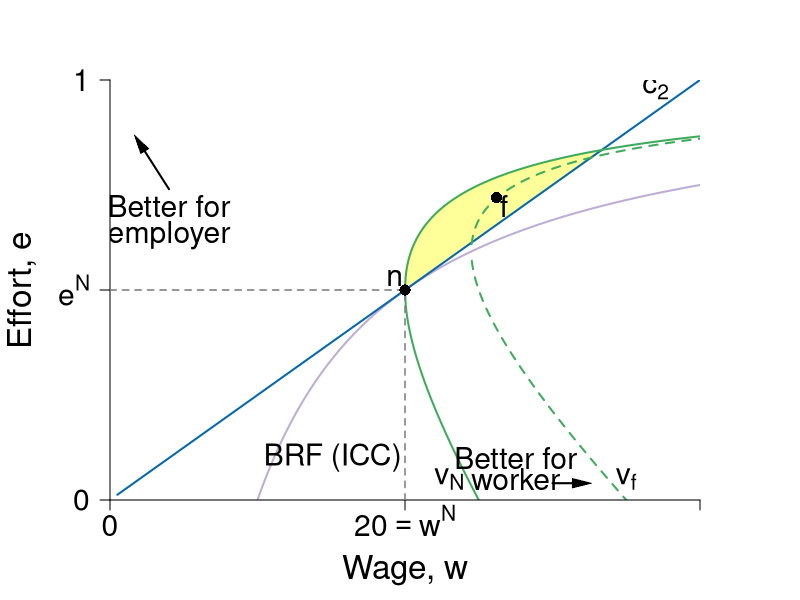

Here is the R script that generated this plot:
require(shape)
pdf(file = "capitalism/marginfigure_paretolens.pdf", width = 9, height = 7)

#Set parameters for graphics
axislabelsize <- 2
labelsize <- 1.8
namesize <- 1.8
annotatesize <- 1.5
graphlinewidth <- 2
segmentlinewidth <- 1.5


#The equation is below when v = 0. See Wolfram Alpha output. 
isov <- function(w, delta = 5) {
  (w - delta)/w
}

isovhigh1 <- function(w, delta = 5, v = 30){
  (sqrt(w^2 - 4 * delta * v) - w + 2*v)/( 2 * v )
}

isovlow1 <- function(w, delta = 5, v = 30){
  (-sqrt(w^2 - 4 * delta * v) - w + 2*v)/( 2 * v )
}

isovhigh2 <- function(w, delta = 5, v = 15){
  (sqrt(w^2 - 4 * delta * v) - w + 2*v)/( 2 * v )
}

isovlow2 <- function(w, delta = 5, v = 15){
  (-sqrt(w^2 - 4 * delta * v) - w + 2*v)/( 2 * v )
}

isovhigh3 <- function(w, delta = 5, v = 20){
  (sqrt(w^2 - 4 * delta * v) - w + 2*v)/( 2 * v )
}

isovlow3 <- function(w, delta = 5, v = 20){
  (-sqrt(w^2 - 4 * delta * v) - w + 2*v)/( 2 * v )
}

brfFn <- function(w, delta = 5) {
  1 - (2*delta) /w
}

isovhigh <- function(w, delta = 5, v = 20){
  (sqrt(w^2 - 4 * delta * v) - w + 2*v)/(2 * v )
}

#This is evaluated for p = 12; q = 12/(8*sqrt(12^2 - 4*delta1*v1)) - 1/8 for the slope
#At p = 12; q = (-sqrt(12^2 - 4*v1*delta1) - 12 + 2*v1)/(2*v1) = 0.799
tangencyLine <- function(w){
  (w*(0.05))
}

solowCondition2 <- function(w, delta = 5){
  (w*(1/(8*delta)))
}

solowCondition1 <- function(w, delta = 5, slope = 4){
  (w*(1/(slope*delta)))
}
PCFn <- function(delta, mu = 16) {
  delta/mu
}

COL <- c("#f7fcf5", "#e5f5e0", "#c7e9c0", "#a1d99b", "#74c476", "#41ab5d", "#238b45", "#005a32", "#ffff99")
#COL <- c("#7fc97f", "#beaed4", "#fdc086", "#ffff99", "#386cb0", "#f0027f", "#bf5b17", "#666666")
COLA <- c("#e0f3db", "#99d8c9","#66c2a4","#41ae76", "#238b45", "#005824")
COLB <- c("#c6dbef", "#4eb3d3", "#2b8cbe", "#0868ac","#084081")
COLC <- c("#fcfbfd", "#efedf5", "#dadaeb", "#bcbddc", "#9e9ac8", "#807dba", "#6a51a3", "#54278f", "#3f007d")
grays <- gray.colors(25, start = 1, end = 0)

grays <- gray.colors(25, start = 1, end = 0)
par(mar =  c(5, 5.5, 4, 5))
xlims <- c(0, 40)
ylims <- c(0, 1)

plot(0, 0, xlim = xlims, ylim = ylims, type = "n",
     xlab = expression(paste("Wage, ", w)),
     ylab = expression(paste("Effort, ", e)),
     xaxt = "n", 
     yaxt = "n", 
     cex.lab = axislabelsize, 
     line = 3.5,
     bty = "n", 
     xaxs="i", 
     yaxs="i")


npts <- 500 
npts2 <- 501
#Specify the sequences of points for graphing. 
xx0 <- seq(5, xlims[2], length.out = npts)
xx1 <- seq(10, xlims[2], length.out = npts)
xx2 <- seq(5, 15, length.out = npts)
xx3 <- seq(10, xlims[2], length.out = npts2)
xx4 <- seq(xlims[1], 10, length.out = npts2)
#For below, I solved sqrt(p^2 - 200) - p + 200/p = 0, getting p = 10*sqrt(2) = 14.14214
xx5 <- seq(18.43909, xlims[2], length.out = npts2)
xx6 <- seq(18.43909, 41, length.out = npts2)
xx7 <- seq(20, xlims[2], length.out = npts2)
xx8 <- seq(xlims[1], 25, length.out = npts2)
xx9 <- seq(xlims[1] + 0.5, xlims[2], length.out = npts2)
yy1 <- isovhigh(xx7, delta = 5, v = 20)
xx10 <- seq(xlims[1], 20, length.out = npts)


polygon(c(xx7, xx7[340]), c(yy1, yy1[340]), col = COL[9], density = NULL, border = NA)

#Draw the lines for the graphs
lines(xx1, brfFn(xx1), col = "#beaed4", lwd = graphlinewidth)
#lines(xx0, isov(xx0, delta = 5), col = COL[6], lwd = graphlinewidth)

lines(xx9, solowCondition2(xx9, delta = 5), col = COLB[4], lwd = graphlinewidth)
#lines(xx10, solowCondition1(xx10, delta = 5), col = COLB[4], lwd = graphlinewidth)
#lines(xx3, isovhigh1(xx3, v = 5, delta = 5), col = COL[4], lwd = graphlinewidth)
#lines(xx4, isovlow1(xx4, v = 5, delta = 5), col = COL[4], lwd = graphlinewidth)
#lines(xx5, isovhigh2(xx5, v = 17, delta = 5), col = COL[5], lwd = graphlinewidth)
#lines(xx6, isovlow2(xx6, v = 17, delta = 5), col = COL[5], lwd = graphlinewidth)
lines(xx7, isovhigh3(xx7, v = 20, delta = 5), col = COL[6], lwd = graphlinewidth)
lines(xx8, isovlow3(xx8, v = 20, delta = 5), col = COL[6], lwd = graphlinewidth)
lines(xx5, isovhigh1(xx5, v = 30, delta = 5), col = COL[6], lwd = graphlinewidth, lty = 2)
lines(xx6, isovlow1(xx6, v = 30, delta = 5), col = COL[6], lwd = graphlinewidth, lty = 2)

#Customize ticks and labels for the plot
ticksy <- c(0,  0.5, 1)
#ylabels <- c(0, expression(paste(frac(1,2))), 1)
ylabels <- c(0,  expression(paste(e^N)), 1 )
ticksx <- c(0, NA, NA, 20, 40)
xlabels <- c(0, NA ,NA,  expression(paste(20 == w^N)) , NA)
axis(1, at = ticksx, pos = 0, labels = xlabels, cex.axis = labelsize)
axis(2, at = ticksy, pos = 0, labels = ylabels, las = 1, cex.axis = labelsize)

#Annotation of  the three graphs and the NE
#text(25, 0.97, expression(paste("Slope: ", frac(e, w))), cex = labelsize, xpd = TRUE)
#text(25, 0.92, expression(paste(frac(e, w))), cex = labelsize)
#Arrows(29, 0.97, 34, 0.97,  col = "black", lty = 1, lwd = 2, arr.type = "triangle")

text(23, 0.05, expression(paste(v[N])), cex = labelsize)
#Arrows(34, 0.65, 30, 0.65, col = "black", lty = 1, lwd = 2, arr.type = "triangle", arr.lwd = 0.5)
text(15.1, 0.1, expression(paste("BRF (ICC)")), cex = labelsize, xpd = TRUE)
#text(37, 0.77, expression(paste("BRF (ICC)")), cex = labelsize, xpd = TRUE)
#text(38, 0.6, expression(paste("function (ICC):")), cex = labelsize, xpd = TRUE)
#text(38, 0.65, expression(paste("Slope: ", frac(Delta*e,Delta*w))), cex = labelsize, xpd = TRUE)
text(35, 0.05, expression(paste(v[f])), cex = labelsize)
text(37, 0.98, expression(paste(c[2])), cex = labelsize)
#text(18, 0.98, expression(paste(c[1])), cex = annotatesize)
#text(4, 0.38, expression("Participation"), cex = labelsize-0.05)
#text(3.5, 0.35, expression("PC:"), cex = labelsize-0.05)
#text(3.5, 0.29, expression(paste(v[0] == u[0],phantom() == 0)), cex = labelsize)
#text(4.4, 0.23, expression(paste(phantom() == 0)), cex = labelsize)



#Lines for the coordinates of the Nash equilbrium
#segments(5, 0, 5, 1, lty = 2, col = "darkgray", lwd = 3)
#segments(10, 0, 10, 0.2, lty = 2, col = "darkgray", lwd = 2)
segments(20, 0, 20, 0.5, lty = 2, col = grays[20], lwd = segmentlinewidth)
segments(0, 0.5, 20, 0.5, lty = 2, col = grays[20], lwd = segmentlinewidth)
#segments(14.14214, 0.15, 14.14214, 0.45, lty = 2, col = "darkgray", lwd = 3)
text(19.3, 0.53, expression(n), cex = labelsize)
#text(13.8, 0.57, expression(paste("Incomplete contract")),cex = labelsize)
#text(14.2, 0.52, expression(paste("Nash equilibrium")),cex = labelsize)

#text(26.7, 0.5, expression(paste("foc: ", "  ", frac(Delta*e,Delta*w),phantom()==frac(e, w))), cex = labelsize, xpd = TRUE)
#Arrows(22.5, 0.5, 20.9, 0.5, col = "black", lty = 1, lwd = 2, arr.type = "triangle", arr.lwd = 0.5)


#Arrows and rent label
# 
# Arrows(15, 0.8, 10.8, 0.8,  col = "black", lty = 1, lwd = 2, arr.type = "triangle")
# text(14.8, 0.95, expression(paste("Rent at")))
# text(14.8, 0.9, expression(paste("Incomplete Contract")))
# text(14.8, 0.85, expression(paste("Nash Equilibrium")))

#Arrows and slope of iso-v label
#Arrows(31, 0.30, 29, 0.30,  col = "black", lty = 1, lwd = 2, arr.type = "triangle")
#text(35, 0.30, expression(paste("Slope: ", -frac(v[w], v[e]))), cex = labelsize, xpd =TRUE)
#text(38.5, 0.17, expression(paste(phantom() == "-mrs ")), cex = labelsize, xpd = TRUE)
#text(36, 0.22, expression(paste(phantom() == -frac(v[w], v[e]))), cex = labelsize, xpd = TRUE)

#points(10, PCFn(delta = 4, mu = 8), pch = 16, col = "black", cex = labelsize)
#text(9, PCFn(delta = 4, mu = 8) + 0.03, expression(paste(c)),cex = labelsize)

#Add a point for the NE
points(20, 0.5, pch = 16, col = "black", cex = 1.5)

#segments(18.4, 0, 18.4, 0.75, lty = 2, col = "darkgray", lwd = 2)
#segments(0, brfFn(w = 18.4), 18.4, brfFn(w = 18.4), lty = 2, col = "darkgray", lwd = 2)
#points(18.4, brfFn(w = 18.4), pch = 16, col = "black", cex = 1.5)

#Add a point for b & complete contract NE label
#points(10, 0.5, pch = 16, col = "black", cex = 1.5)
#text(10.5, 0.47, expression(b))
# text(5, 0.58, expression(paste("Complete Contract")))
# text(5, 0.53, expression(paste("Nash equilibrium")))

#Add a point for c
#Figure out q for p = 14.14214: q = 1 - 2delta/p = 1 - (2*5)/14.14214 =  0.2928934
#points(20, 0.1839422, pch = 16, col = "black", cex = 1.5)
#text(20.8, 0.1839422, expression(c))

points(26.2, 0.72, pch = 16, col = "black", cex = 1.5)
text(26.2 + 0.5, 0.72 - 0.02, expression(f), cex = labelsize)
#points(22, isovlow3(22, v = 20, delta = 5), pch = 16, col = "black", cex = 1.5)
#text(22 + 0.8, isovlow3(22, v = 20, delta = 5) + 0.02, expression(b), cex = labelsize)

#points(10, PCFn(delta = 4, mu = 8), pch = 16, col = "black", cex = labelsize)
#text(9.5, PCFn(delta = 4, mu = 8) + 0.03, expression(paste(c)),cex = labelsize)


#Label the feasible frontier
text(4, 0.7, expression("Better for"), cex = labelsize)
text(4, 0.63, expression("employer"), cex = labelsize)
Arrows(4, 0.74, 2, 0.85, col = "black", lty = 1, lwd = 2, arr.type = "triangle", arr.lwd = 0.5)

text(27.5, 0.10, expression("Better for"), cex = labelsize, xpd = TRUE)
text(27.5, 0.05, expression("worker"), cex = labelsize, xpd = TRUE)
Arrows(30, 0.04, 32, 0.04, col = "black", lty = 1, lwd = 2, arr.type = "triangle", arr.lwd = 0.5, xpd = TRUE)


#Add a point for f. referred to in the text
#points(12, 0.82, pch = 16, col = "black", cex = 1.2)
#text(12, 0.85, expression(paste("NE")))

#Arrow to Pareto-improving Lens
#Arrows(20, 0.8, 23.8, 0.68, col = "black", lty = 1, lwd = 3)
#text(20, 0.82, expression(paste("Pareto-Improving Lens")))

dev.off()
